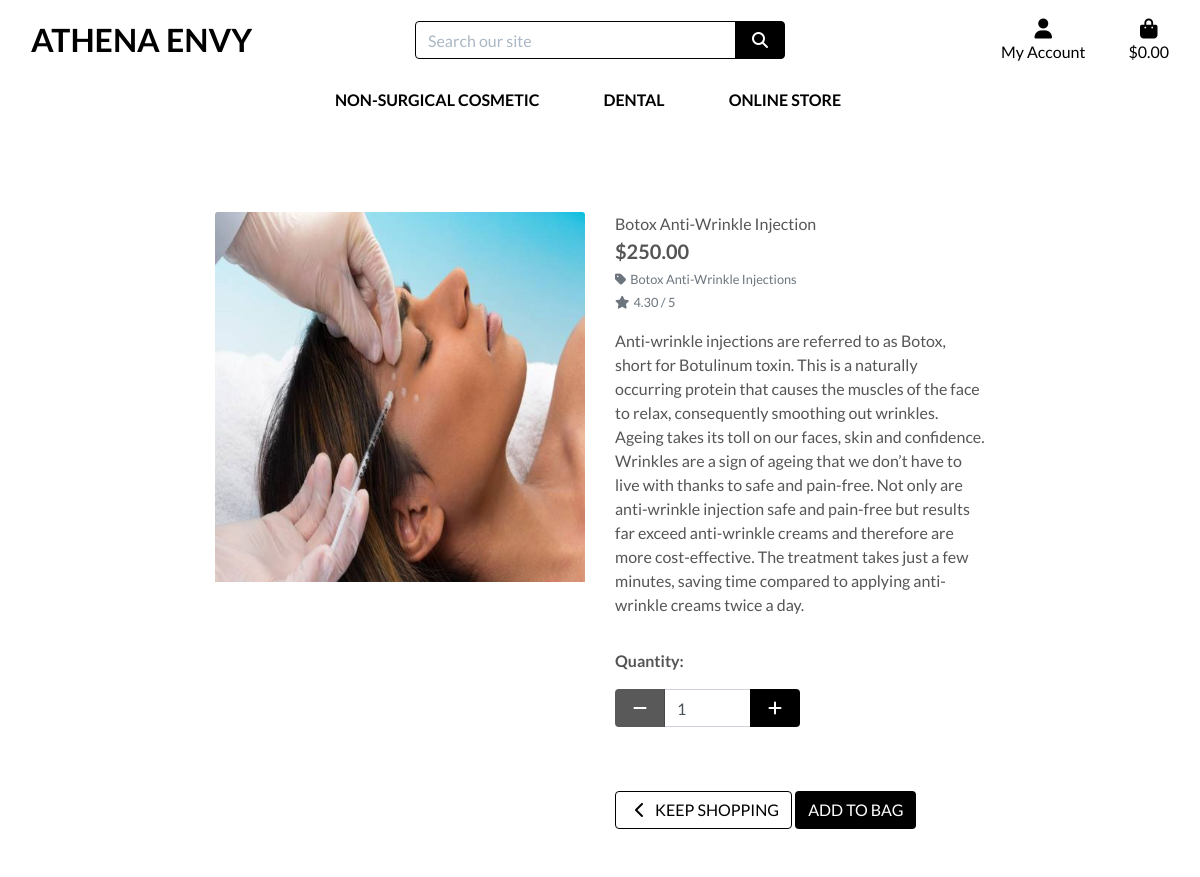
The page /products/1/ on the database its author committed.
### products/models.py (models this page shows, shortened)
class Product(models.Model):
    category = models.ForeignKey('Category', null=True, blank=True, on_delete=models.SET_NULL)
    sku = models.CharField(max_length=254, null=True, blank=True)
    name = models.CharField(max_length=254)
    description = models.TextField()
    price = models.DecimalField(max_digits=6, decimal_places=2)
    rating = models.DecimalField(max_digits=6, decimal_places=2, null=True, blank=True)
    image_url = models.URLField(max_length=1024, null=True, blank=True)
    image = models.ImageField(null=True, blank=True)

class Category(models.Model):
    class Meta:
        verbose_name_plural = 'Categories'
    name = models.CharField(max_length=254)
    friendly_name = models.CharField(max_length=254, null=True, blank=True)

### products/views.py (the view)
# urls.py: path('<int:product_id>/', views.product_detail, name='product_detail'),
def product_detail(request, product_id):
    product = get_object_or_404(Product, pk=product_id)
    context = {
        'product': product,
    }
    return render(request, 'products/product_detail.html', context)

### bag/contexts.py (called while the page is built, shortened)
def bag_contents(request):
    bag_items = []
    total = 0
    product_count = 0
    bag = request.session.get('bag', {})
    if total < settings.FREE_DELIVERY_THRESHOLD:
        delivery = total * Decimal(settings.STANDARD_DELIVERY_PERCENTAGE / 100)
        free_delivery_delta = settings.FREE_DELIVERY_THRESHOLD - total
    else:
        delivery = 0
        free_delivery_delta = 0
    grand_total = delivery + total
    context = {
        'bag_items': bag_items,
        'total': total,
        'product_count': product_count,
        'delivery': delivery,
        'free_delivery_delta': free_delivery_delta,
        'free_delivery_threshold': settings.FREE_DELIVERY_THRESHOLD,
        'grand_total': grand_total,
    }
    return context

### products/templates/products/product_detail.html (shortened to what this page needs)
{% extends "base.html" %}
{% load static %}
{% block page_header %}
    <div class="container header-container">
    </div>
{% endblock %}
{% block content %}
    <div class="overlay"></div>
    <div class="container-fluid">
        <div class="row">
            <div class="col-12 col-md-6 col-lg-4 offset-lg-2">
                <div class="image-container my-5">
                    {% if product.image %}
                        <a href="{{ product.image.url }}" target="_blank">
                            <img class="card-img-top img-fluid" src="{{ product.image.url }}" alt="{{ product.name }}">
                        </a>
                        {% else %}
                        <a href="">
                            <img class="card-img-top img-fluid" src="{{ MEDIA_URL }}noimage.png" alt="{{ product.name }}">
                        </a>
                    {% endif %}
                </div>
            </div>
            <div class="col-12 col-md-6 col-lg-4">
                <div class="product-details-container mb-5 mt-md-5">
                    <p class="mb-0">{{ product.name }}</p>
                    <p class="lead mb-0 text-left font-weight-bold">${{ product.price }}</p>
                    {% if product.category %}
                    <p class="small mt-1 mb-0">
                        <a class="text-muted" href="{% url 'products' %}?category={{ product.category.name }}">
                            <i class="fas fa-tag mr-1"></i>{{ product.category.friendly_name }}
                        </a>
                    </p>
                    {% endif %}
                    {% if product.rating %}
                        <small class="text-muted"><i class="fas fa-star mr-1"></i>{{ product.rating }} / 5</small>
                    {% else %}
                        <small class="text-muted">No Rating</small>
                    {% endif %}
                    <p class="mt-3">{{ product.description }}</p>
                    <form class="form" action="{% url 'add_to_bag' product.id %}" method="POST">
                        <div class="form-row">
                            <div class="col-12">
                                <p class="mt-3"><strong>Quantity:</strong></p>
                                <div class="form-group w-50">
                                    <div class="input-group">
                                        <div class="input-group-prepend">
                                            <button class="decrement-qty btn btn-black rounded-1"
                                                data-item_id="{{ product.id }}" id="decrement-qty_{{ product.id }}">
                                                <span class="icon">
                                                    <i class="fas fa-minus"></i>
                                                </span>
                                            </button>
                                        </div>
                                        <input class="form-control qty_input" type="number"
                                            name="quantity" value="1" min="1" max="99"
                                            data-item_id="{{ product.id }}"
                                            id="id_qty_{{ product.id }}">
                                        <div class="input-group-append">
                                            <button class="increment-qty btn btn-black rounded-1"
                                                data-item_id="{{ product.id }}" id="increment-qty_{{ product.id }}">
                                                <span class="icon">
                                                    <i class="fas fa-plus"></i>
                                                </span>
                                            </button>
                                        </div>
                                    </div>
                                </div>
                            </div>
                            <div class="col-12">
                                <a href="{% url 'products' %}" class="btn btn-outline-black rounded-1 mt-5">
                                    <span class="icon">
                                        <i class="fas fa-chevron-left"></i>
                                    </span>
                                    <span class="text-uppercase">Keep Shopping</span>
                                </a>
                                <input type="submit" class="btn btn-black rounded-1 text-uppercase mt-5" value="Add to Bag">
                            </div>
                        </div>
                    </form>
                </div>
            </div>
        </div>
    </div>
{% endblock %}

### static/css/base.css (style rules this page uses)
html { height: 100%; }
body { background: url('/media/header.jpg') no-repeat center center fixed; background-size: cover; height: calc(100vh - 164px); color: #555; font-family: 'Lato'; }
.icon { align-items: center; display: inline-flex; justify-content: center; height: 1.5rem; width: 1.5rem; }
.btn-black { background: black; color: white; }
.btn-outline-black { background: white; color: black !important; border: 1px solid black; }
.overlay { height: 100%; width: 100%; top: 0; left: 0; position: fixed; background: white; z-index: -1; }
@media (min-width: 1200px) { .container { max-width: 80%; } }
@media (min-width: 992px) { .header-container { padding-top: 164px; } }

### rows shown on the page
Product: image (picture), name "Botox Anti-Wrinkle Injection", price "250.00", category.friendly_name "Botox Anti-Wrinkle Injections", rating "4.30", description "Anti-wrinkle injections are referred to as Botox, short for Botulinum toxin. This is a naturally occurring protein that causes the muscles of the face to relax, consequently smoothing out wrinkles. Ageing takes its toll on our faces, skin and confidence. Wrinkles are a sign of ageing that we don’t have to live with thanks to safe and pain-free. Not only are anti-wrinkle injection safe and pain-free but results far exceed anti-wrinkle creams and therefore are more cost-effective. The treatment takes just a few minutes, saving time compared to applying anti-wrinkle creams twice a day.", quantity "1"
